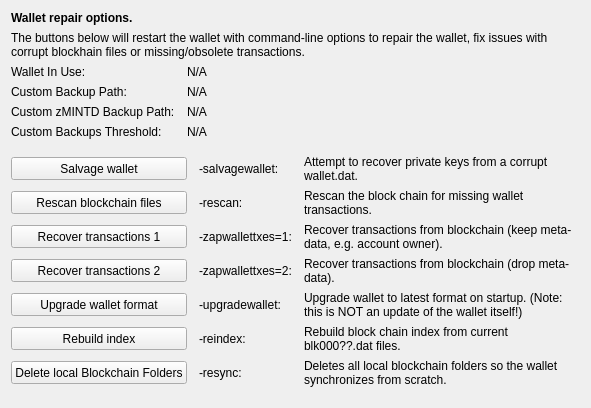
     <widget class="QWidget" name="tab_repair">
      <attribute name="title">
       <string>&amp;Wallet Repair</string>
      </attribute>
      <layout class="QGridLayout" name="gridLayout_4" columnstretch="0,0,0,0">
       <property name="horizontalSpacing">
        <number>12</number>
       </property>
       <item row="0" column="0" colspan="4">
        <widget class="QLabel" name="label_repair_header">
         <property name="font">
          <font>
           <weight>75</weight>
           <bold>true</bold>
          </font>
         </property>
         <property name="text">
          <string>Wallet repair options.</string>
         </property>
        </widget>
       </item>
       <item row="1" column="0" colspan="4">
        <widget class="QLabel" name="label_repair_helptext">
         <property name="font">
          <font>
           <weight>50</weight>
           <bold>false</bold>
          </font>
         </property>
         <property name="text">
          <string>The buttons below will restart the wallet with command-line options to repair the wallet, fix issues with corrupt blockhain files or missing/obsolete transactions.</string>
         </property>
         <property name="wordWrap">
          <bool>true</bool>
         </property>
        </widget>
       </item>
       <item row="2" column="0">
        <widget class="QLabel" name="wallet_path_label">
         <property name="text">
          <string>Wallet In Use:</string>
         </property>
        </widget>
       </item>
       <item row="2" column="1" colspan="3">
        <widget class="QLabel" name="wallet_path">
         <property name="cursor">
          <cursorShape>IBeamCursor</cursorShape>
         </property>
         <property name="text">
          <string>N/A</string>
         </property>
         <property name="textFormat">
          <enum>Qt::PlainText</enum>
         </property>
         <property name="textInteractionFlags">
          <set>Qt::LinksAccessibleByMouse|Qt::TextSelectableByKeyboard|Qt::TextSelectableByMouse</set>
         </property>
        </widget>
       </item>
       <item row="3" column="0">
        <widget class="QLabel" name="wallet_custombackuppath_label">
         <property name="text">
          <string>Custom Backup Path:</string>
         </property>
         <property name="visible">
          <bool>false</bool>
         </property>
        </widget>
       </item>
       <item row="3" column="1" colspan="3">
        <widget class="QLabel" name="wallet_custombackuppath">
         <property name="cursor">
          <cursorShape>IBeamCursor</cursorShape>
         </property>
         <property name="text">
          <string>N/A</string>
         </property>
         <property name="textFormat">
          <enum>Qt::PlainText</enum>
         </property>
         <property name="textInteractionFlags">
          <set>Qt::LinksAccessibleByMouse|Qt::TextSelectableByKeyboard|Qt::TextSelectableByMouse</set>
         </property>
         <property name="visible">
          <bool>false</bool>
         </property>
        </widget>
       </item>
       <item row="4" column="0">
        <widget class="QLabel" name="wallet_customzMINTDbackuppath_label">
         <property name="text">
          <string>Custom zMINTD Backup Path:</string>
         </property>
         <property name="visible">
          <bool>false</bool>
         </property>
        </widget>
       </item>
       <item row="4" column="1" colspan="3">
        <widget class="QLabel" name="wallet_customzMINTDbackuppath">
         <property name="cursor">
          <cursorShape>IBeamCursor</cursorShape>
         </property>
         <property name="text">
          <string>N/A</string>
         </property>
         <property name="textFormat">
          <enum>Qt::PlainText</enum>
         </property>
         <property name="textInteractionFlags">
          <set>Qt::LinksAccessibleByMouse|Qt::TextSelectableByKeyboard|Qt::TextSelectableByMouse</set>
         </property>
         <property name="visible">
          <bool>false</bool>
         </property>
        </widget>
       </item>
       <item row="5" column="0">
        <widget class="QLabel" name="wallet_custombackupthreshold_label">
         <property name="text">
          <string>Custom Backups Threshold:</string>
         </property>
         <property name="visible">
          <bool>false</bool>
         </property>
        </widget>
       </item>
       <item row="5" column="1" colspan="3">
        <widget class="QLabel" name="wallet_custombackupthreshold">
         <property name="cursor">
          <cursorShape>IBeamCursor</cursorShape>
         </property>
         <property name="text">
          <string>N/A</string>
         </property>
         <property name="textFormat">
          <enum>Qt::PlainText</enum>
         </property>
         <property name="textInteractionFlags">
          <set>Qt::LinksAccessibleByMouse|Qt::TextSelectableByKeyboard|Qt::TextSelectableByMouse</set>
         </property>
         <property name="visible">
          <bool>false</bool>
         </property>
        </widget>
       </item>
       <item row="6" column="0">
        <spacer name="verticalSpacer_repair1">
         <property name="orientation">
          <enum>Qt::Vertical</enum>
         </property>
         <property name="sizeHint" stdset="0">
          <size>
           <width>10</width>
           <height>10</height>
          </size>
         </property>
        </spacer>
       </item>
       <item row="7" column="0" colspan="2">
        <widget class="QPushButton" name="btn_salvagewallet">
         <property name="minimumSize">
          <size>
           <width>100</width>
           <height>23</height>
          </size>
         </property>
         <property name="text">
          <string>Salvage wallet</string>
         </property>
        </widget>
       </item>
       <item row="7" column="2">
        <widget class="QLabel" name="label_repair_salvage_command">
         <property name="text">
          <string notr="true">-salvagewallet:</string>
         </property>
        </widget>
       </item>
       <item row="7" column="3">
        <widget class="QLabel" name="label_repair_salvage">
         <property name="text">
          <string>Attempt to recover private keys from a corrupt wallet.dat.</string>
         </property>
         <property name="wordWrap">
          <bool>true</bool>
         </property>
        </widget>
       </item>
       <item row="8" column="0" colspan="2">
        <widget class="QPushButton" name="btn_rescan">
         <property name="minimumSize">
          <size>
           <width>100</width>
           <height>23</height>
          </size>
         </property>
         <property name="text">
          <string>Rescan blockchain files</string>
         </property>
        </widget>
       </item>
       <item row="8" column="2">
        <widget class="QLabel" name="label_repair_rescan_command">
         <property name="text">
          <string notr="true">-rescan:</string>
         </property>
        </widget>
       </item>
       <item row="8" column="3">
        <widget class="QLabel" name="label_repair_rescan">
         <property name="text">
          <string>Rescan the block chain for missing wallet transactions.</string>
         </property>
         <property name="wordWrap">
          <bool>true</bool>
         </property>
        </widget>
       </item>
       <item row="9" column="0" colspan="2">
        <widget class="QPushButton" name="btn_zapwallettxes1">
         <property name="minimumSize">
          <size>
           <width>100</width>
           <height>23</height>
          </size>
         </property>
         <property name="text">
          <string>Recover transactions 1</string>
         </property>
        </widget>
       </item>
       <item row="9" column="2">
        <widget class="QLabel" name="label_repair_zap1_command">
         <property name="text">
          <string notr="true">-zapwallettxes=1:</string>
         </property>
        </widget>
       </item>
       <item row="9" column="3">
        <widget class="QLabel" name="label_repair_zap1">
         <property name="text">
          <string>Recover transactions from blockchain (keep meta-data, e.g. account owner).</string>
         </property>
         <property name="wordWrap">
          <bool>true</bool>
         </property>
        </widget>
       </item>
       <item row="10" column="0" colspan="2">
        <widget class="QPushButton" name="btn_zapwallettxes2">
         <property name="minimumSize">
          <size>
           <width>100</width>
           <height>23</height>
          </size>
         </property>
         <property name="text">
          <string>Recover transactions 2</string>
         </property>
        </widget>
       </item>
       <item row="10" column="2">
        <widget class="QLabel" name="label_repair_zap2_command">
         <property name="text">
          <string notr="true">-zapwallettxes=2:</string>
         </property>
        </widget>
       </item>
       <item row="10" column="3">
        <widget class="QLabel" name="label_repair_zap2">
         <property name="text">
          <string>Recover transactions from blockchain (drop meta-data).</string>
         </property>
         <property name="wordWrap">
          <bool>true</bool>
         </property>
        </widget>
       </item>
       <item row="11" column="0" colspan="2">
        <widget class="QPushButton" name="btn_upgradewallet">
         <property name="minimumSize">
          <size>
           <width>100</width>
           <height>23</height>
          </size>
         </property>
         <property name="text">
          <string>Upgrade wallet format</string>
         </property>
        </widget>
       </item>
       <item row="11" column="2">
        <widget class="QLabel" name="label_repair_upgrade_command">
         <property name="text">
          <string notr="true">-upgradewallet:</string>
         </property>
        </widget>
       </item>
       <item row="11" column="3">
        <widget class="QLabel" name="label_repair_upgrade">
         <property name="text">
          <string>Upgrade wallet to latest format on startup. (Note: this is NOT an update of the wallet itself!)</string>
         </property>
         <property name="wordWrap">
          <bool>true</bool>
         </property>
        </widget>
       </item>
       <item row="12" column="0" colspan="2">
        <widget class="QPushButton" name="btn_reindex">
         <property name="minimumSize">
          <size>
           <width>100</width>
           <height>23</height>
          </size>
         </property>
         <property name="text">
          <string>Rebuild index</string>
         </property>
        </widget>
       </item>
       <item row="12" column="2">
        <widget class="QLabel" name="label_repair_reindex_command">
         <property name="text">
          <string notr="true">-reindex:</string>
         </property>
        </widget>
       </item>
       <item row="12" column="3">
        <widget class="QLabel" name="label_repair_reindex">
         <property name="text">
          <string>Rebuild block chain index from current blk000??.dat files.</string>
         </property>
         <property name="wordWrap">
          <bool>true</bool>
         </property>
        </widget>
       </item>
       <item row="13" column="0" colspan="2">
        <widget class="QPushButton" name="btn_resync">
         <property name="minimumSize">
          <size>
           <width>100</width>
           <height>23</height>
          </size>
         </property>
         <property name="text">
          <string>Delete local Blockchain Folders</string>
         </property>
        </widget>
       </item>
       <item row="13" column="2">
        <widget class="QLabel" name="label_repair_resync_command">
         <property name="text">
          <string>-resync:</string>
         </property>
        </widget>
       </item>
       <item row="13" column="3">
        <widget class="QLabel" name="label_repair_resync">
         <property name="text">
          <string>Deletes all local blockchain folders so the wallet synchronizes from scratch.</string>
         </property>
         <property name="wordWrap">
          <bool>true</bool>
         </property>
        </widget>
       </item>
       <item row="14" column="0">
        <spacer name="verticalSpacer_repair2">
         <property name="orientation">
          <enum>Qt::Vertical</enum>
         </property>
         <property name="sizeHint" stdset="0">
          <size>
           <width>20</width>
           <height>10</height>
          </size>
         </property>
        </spacer>
       </item>
      </layout>
     </widget>
